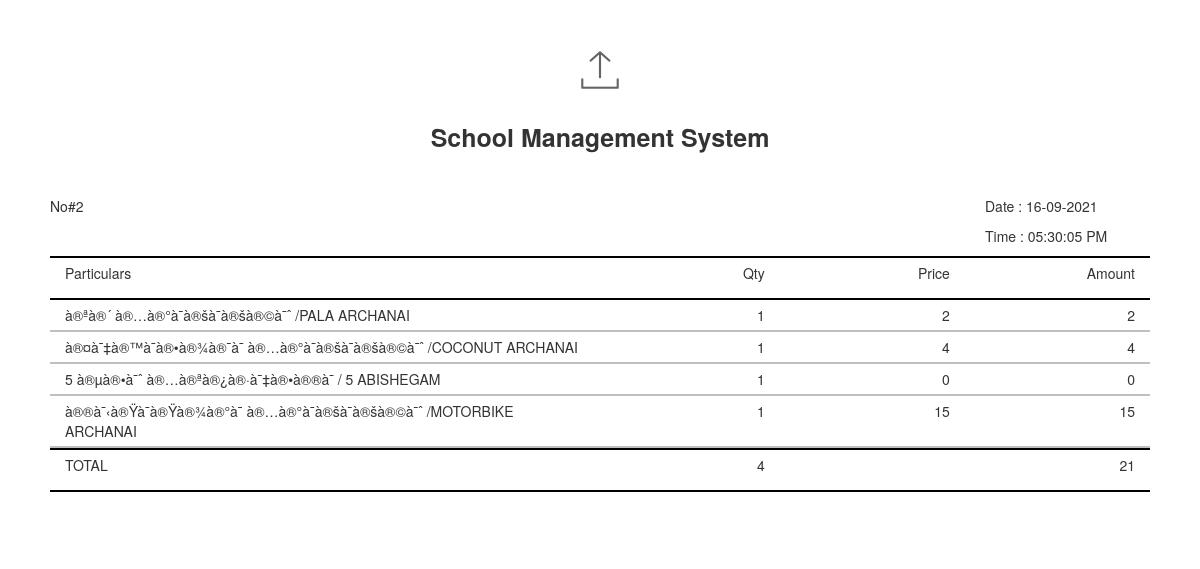
Page /admin/bill/bill-format-1.php?id=2 (signed in) on the committed database.
### tables this page shows
CREATE TABLE `sales` (
  `sno` int(11) NOT NULL,
  `billno` int(11) NOT NULL,
  `dat` date NOT NULL,
  `iname` varchar(100) NOT NULL,
  `quan` int(11) NOT NULL,
  `price` double NOT NULL,
  `amount` double NOT NULL,
  `total` double NOT NULL,
  `pby` varchar(10) NOT NULL,
  `remarks` varchar(100) NOT NULL,
  `gname` varchar(100) NOT NULL,
  `per` int(11) NOT NULL DEFAULT 0,
  `user` varchar(15) NOT NULL,
  `last` varchar(25) NOT NULL,
  `company` varchar(100) NOT NULL
);

### admin/bill/bill-format-1.php (the view, shortened to what this page needs)
<?php
include("../config/database.php");
$company = '';
if($_SESSION["Company"])
    $company = $_SESSION["Company"];
$billno = $_GET['id'];
$setting = $conn->query("SELECT * FROM setting where company = '".$company."' ")->fetch_assoc();
$items = array();
$i_sqlddd = "SELECT * FROM sales where billno = '".$billno."'";
$i_resultdd = $conn->query($i_sqlddd);
while($row = $i_resultdd->fetch_assoc()) {
    array_push($items,$row);
}
?>
<!DOCTYPE html>
<html lang="en">
<head>
  <link rel="stylesheet" href="https://maxcdn.bootstrapcdn.com/bootstrap/3.4.1/css/bootstrap.min.css">
</head>
<body>
    <div class="container">
    <div style="width: 100%;padding: 20px;">
        <div class="content" style="background-color: white; margin-bottom: 20px;">
            <div class="row">
                <div class="col" style="text-align: center;">
                    <img src="../<?php echo $setting['web_logo']?$setting['web_logo']:'img/upload.jpg'; ?>" height="100px" /><br />
                    <span style="font-weight: 700;font-size: 25px;"><?php echo $company; ?></span><br />
                    <?php echo $setting['add1']?$setting['add1']:''; ?><br />
                </div>
            </div>
            <div class="row">
            </div>
            <div style="display: flex;width: 100%">
                <div style="width: 85%">
                    <p>No#<?php echo $billno; ?></p>
                </div>
                <div style="width: 15%">
                    <p>Date : 16-09-2021</p>
                    <p>Time : 05:30:05 PM</p>
                </div>
            </div>
            <div style="display: flex;width: 100%;border-bottom: 2px solid black;border-top: 2px solid black;">
                <div style="width: 60%;padding: 5px 15px">
                    <p>Particulars</p>
                </div>
                <div style="width: 20%;text-align: right;padding: 5px 15px">
                    Qty
                </div>
                <div style="width: 20%;text-align: right;padding: 5px 15px">
                    Price
                </div>
                <div style="width:20%;text-align: right;padding: 5px 15px">
                    Amount
                </div>
            </div>
            <?php
            $total = 0;
            $qty = 0;
            foreach($items as $data)
            {
                ?>
                <div style="display: flex;width: 100%;border-bottom: 2px solid silver;">
                    <div style="width: 60%;padding: 5px 15px">
                        <?php echo $data['iname']; ?>
                    </div>
                    <div style="width: 20%;text-align: right;padding: 5px 15px">
                        <?php echo $data['quan']; ?>
                    </div>
                    <div style="width: 20%;text-align: right;padding: 5px 15px">
                        <?php echo $setting['curency']?$setting['curency']:''; ?> <?php echo $data['amount']; ?>
                    </div>
                    <div style="width:20%;text-align: right;padding: 5px 15px">
                        <?php echo $setting['curency']?$setting['curency']:''; ?> <?php echo $data['quan']*$data['amount']; ?>
                    </div>
                </div>
                <?php
                $total = $total + $data['quan']*$data['amount'];
                $qty = $qty + $data['quan'];
            }
            ?>
             <div style="display: flex;width: 100%;border-bottom: 2px solid black;border-top: 2px solid black;">
                <div style="width: 60%;padding: 5px 15px">
                    <p>TOTAL</p>
                </div>
                <div style="width: 20%;text-align: right;padding: 5px 15px">
                    <?php echo $qty; ?>
                </div>
                <div style="width: 20%;text-align: right;padding: 5px 15px">
                    </div>
                <div style="width:20%;text-align: right;padding: 5px 15px">
                    <?php echo $setting['curency']?$setting['curency']:''; ?> <?php echo $total; ?>
                </div>
            </div>
            <div class="row">
            </div>
        </div>
    </div>
    </div>
</body>
</html>

### rows in the picture
sales: iname "à®ªà®´ à®…à®°à¯à®šà¯à®šà®©à¯ˆ /PALA ARCHANAI", quan "1", amount "2", $data['quan']*$data['amount'] "2"
sales: iname "à®¤à¯‡à®™à¯à®•à®¾à®¯à¯ à®…à®°à¯à®šà¯à®šà®©à¯ˆ /COCONUT ARCHANAI", quan "1", amount "4", $data['quan']*$data['amount'] "4"
sales: iname "5 à®µà®•à¯ˆ à®…à®ªà®¿à®·à¯‡à®•à®®à¯ / 5 ABISHEGAM", quan "1", amount "0", $data['quan']*$data['amount'] "0"
sales: iname "à®®à¯‹à®Ÿà¯à®Ÿà®¾à®°à¯ à®…à®°à¯à®šà¯à®šà®©à¯ˆ /MOTORBIKE ARCHANAI", quan "1", amount "15", $data['quan']*$data['amount'] "15"

### other values in the picture
$company "School Management System"
$billno "2"
$qty "4"
$total "21"
